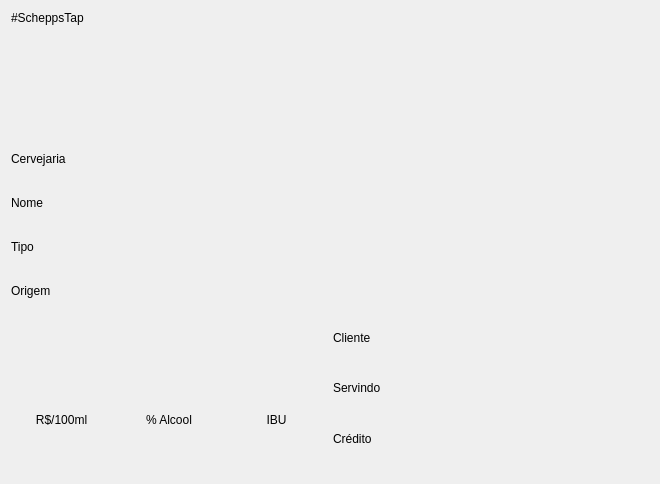
<?xml version="1.0" encoding="UTF-8"?>
<ui version="4.0">
 <class>MainWindow</class>
 <widget class="QMainWindow" name="MainWindow">
  <property name="windowModality">
   <enum>Qt::ApplicationModal</enum>
  </property>
  <property name="geometry">
   <rect>
    <x>0</x>
    <y>0</y>
    <width>660</width>
    <height>484</height>
   </rect>
  </property>
  <property name="windowTitle">
   <string>#ScheppsTap</string>
  </property>
  <widget class="QWidget" name="centralWidget">
   <layout class="QVBoxLayout" name="verticalLayout_7" stretch="1,30,15">
    <item>
     <widget class="QLabel" name="label">
      <property name="text">
       <string>#ScheppsTap</string>
      </property>
     </widget>
    </item>
    <item>
     <layout class="QHBoxLayout" name="horizontalLayout_3" stretch="2,1">
      <item>
       <layout class="QVBoxLayout" name="verticalLayout_6" stretch="4,0,0,0,0,0,0,0,0">
        <item>
         <widget class="QLabel" name="lblLogoCervejaria">
          <property name="text">
           <string>&lt;logocervejaria&gt;</string>
          </property>
         </widget>
        </item>
        <item>
         <widget class="QLabel" name="label_2">
          <property name="text">
           <string>Cervejaria</string>
          </property>
         </widget>
        </item>
        <item>
         <widget class="QLabel" name="lblCervejaria">
          <property name="font">
           <font>
            <pointsize>12</pointsize>
            <weight>75</weight>
            <bold>true</bold>
           </font>
          </property>
          <property name="text">
           <string>&lt;cervejaria&gt;</string>
          </property>
         </widget>
        </item>
        <item>
         <widget class="QLabel" name="label_5">
          <property name="text">
           <string>Nome</string>
          </property>
         </widget>
        </item>
        <item>
         <widget class="QLabel" name="lblNome">
          <property name="font">
           <font>
            <pointsize>12</pointsize>
            <weight>75</weight>
            <bold>true</bold>
           </font>
          </property>
          <property name="text">
           <string>&lt;nome&gt;</string>
          </property>
         </widget>
        </item>
        <item>
         <widget class="QLabel" name="label_7">
          <property name="text">
           <string>Tipo</string>
          </property>
         </widget>
        </item>
        <item>
         <widget class="QLabel" name="lblTipo">
          <property name="font">
           <font>
            <pointsize>12</pointsize>
            <weight>75</weight>
            <bold>true</bold>
           </font>
          </property>
          <property name="text">
           <string>&lt;Tipo&gt;</string>
          </property>
         </widget>
        </item>
        <item>
         <widget class="QLabel" name="label_9">
          <property name="text">
           <string>Origem</string>
          </property>
         </widget>
        </item>
        <item>
         <widget class="QLabel" name="lblOrigem">
          <property name="font">
           <font>
            <pointsize>12</pointsize>
            <weight>75</weight>
            <bold>true</bold>
           </font>
          </property>
          <property name="text">
           <string>&lt;origem&gt;</string>
          </property>
         </widget>
        </item>
       </layout>
      </item>
      <item>
       <widget class="QLabel" name="lblLogoCerveja">
        <property name="text">
         <string>&lt;logocerveja&gt;</string>
        </property>
       </widget>
      </item>
     </layout>
    </item>
    <item>
     <layout class="QHBoxLayout" name="horizontalLayout_2">
      <item>
       <layout class="QVBoxLayout" name="verticalLayout_4">
        <item>
         <widget class="QLabel" name="lblDescricao">
          <property name="text">
           <string>&lt;descricao&gt;</string>
          </property>
         </widget>
        </item>
        <item>
         <layout class="QHBoxLayout" name="horizontalLayout">
          <item>
           <layout class="QVBoxLayout" name="verticalLayout_3">
            <item>
             <widget class="QLabel" name="label_11">
              <property name="text">
               <string>R$/100ml</string>
              </property>
              <property name="alignment">
               <set>Qt::AlignCenter</set>
              </property>
             </widget>
            </item>
            <item>
             <widget class="QLabel" name="lblPreco">
              <property name="font">
               <font>
                <pointsize>12</pointsize>
                <weight>75</weight>
                <bold>true</bold>
               </font>
              </property>
              <property name="text">
               <string>&lt;preco&gt;</string>
              </property>
              <property name="alignment">
               <set>Qt::AlignCenter</set>
              </property>
             </widget>
            </item>
           </layout>
          </item>
          <item>
           <layout class="QVBoxLayout" name="verticalLayout_2">
            <item>
             <widget class="QLabel" name="label_12">
              <property name="text">
               <string>% Alcool</string>
              </property>
              <property name="alignment">
               <set>Qt::AlignCenter</set>
              </property>
             </widget>
            </item>
            <item>
             <widget class="QLabel" name="lblABV">
              <property name="font">
               <font>
                <pointsize>12</pointsize>
                <weight>75</weight>
                <bold>true</bold>
               </font>
              </property>
              <property name="text">
               <string>&lt;abv&gt;</string>
              </property>
              <property name="alignment">
               <set>Qt::AlignCenter</set>
              </property>
             </widget>
            </item>
           </layout>
          </item>
          <item>
           <layout class="QVBoxLayout" name="verticalLayout">
            <item>
             <widget class="QLabel" name="label_13">
              <property name="text">
               <string>IBU</string>
              </property>
              <property name="alignment">
               <set>Qt::AlignCenter</set>
              </property>
             </widget>
            </item>
            <item>
             <widget class="QLabel" name="lblIBU">
              <property name="font">
               <font>
                <pointsize>12</pointsize>
                <weight>75</weight>
                <bold>true</bold>
               </font>
              </property>
              <property name="text">
               <string>&lt;ibu&gt;</string>
              </property>
              <property name="alignment">
               <set>Qt::AlignCenter</set>
              </property>
             </widget>
            </item>
           </layout>
          </item>
         </layout>
        </item>
       </layout>
      </item>
      <item>
       <layout class="QVBoxLayout" name="verticalLayout_5">
        <item>
         <widget class="QLabel" name="label_17">
          <property name="text">
           <string>Cliente</string>
          </property>
         </widget>
        </item>
        <item>
         <widget class="QLabel" name="label_18">
          <property name="font">
           <font>
            <pointsize>12</pointsize>
            <weight>75</weight>
            <bold>true</bold>
           </font>
          </property>
          <property name="text">
           <string>&lt;cliente&gt;</string>
          </property>
         </widget>
        </item>
        <item>
         <widget class="QLabel" name="label_20">
          <property name="text">
           <string>Servindo</string>
          </property>
         </widget>
        </item>
        <item>
         <widget class="QLabel" name="label_19">
          <property name="font">
           <font>
            <pointsize>12</pointsize>
            <weight>75</weight>
            <bold>true</bold>
           </font>
          </property>
          <property name="text">
           <string>&lt;servindo&gt;</string>
          </property>
         </widget>
        </item>
        <item>
         <widget class="QLabel" name="label_22">
          <property name="text">
           <string>Crédito</string>
          </property>
         </widget>
        </item>
        <item>
         <widget class="QLabel" name="label_21">
          <property name="font">
           <font>
            <pointsize>12</pointsize>
            <weight>75</weight>
            <bold>true</bold>
           </font>
          </property>
          <property name="text">
           <string>&lt;credito&gt;</string>
          </property>
         </widget>
        </item>
       </layout>
      </item>
     </layout>
    </item>
   </layout>
  </widget>
 </widget>
 <layoutdefault spacing="6" margin="11"/>
 <resources/>
 <connections/>
</ui>
